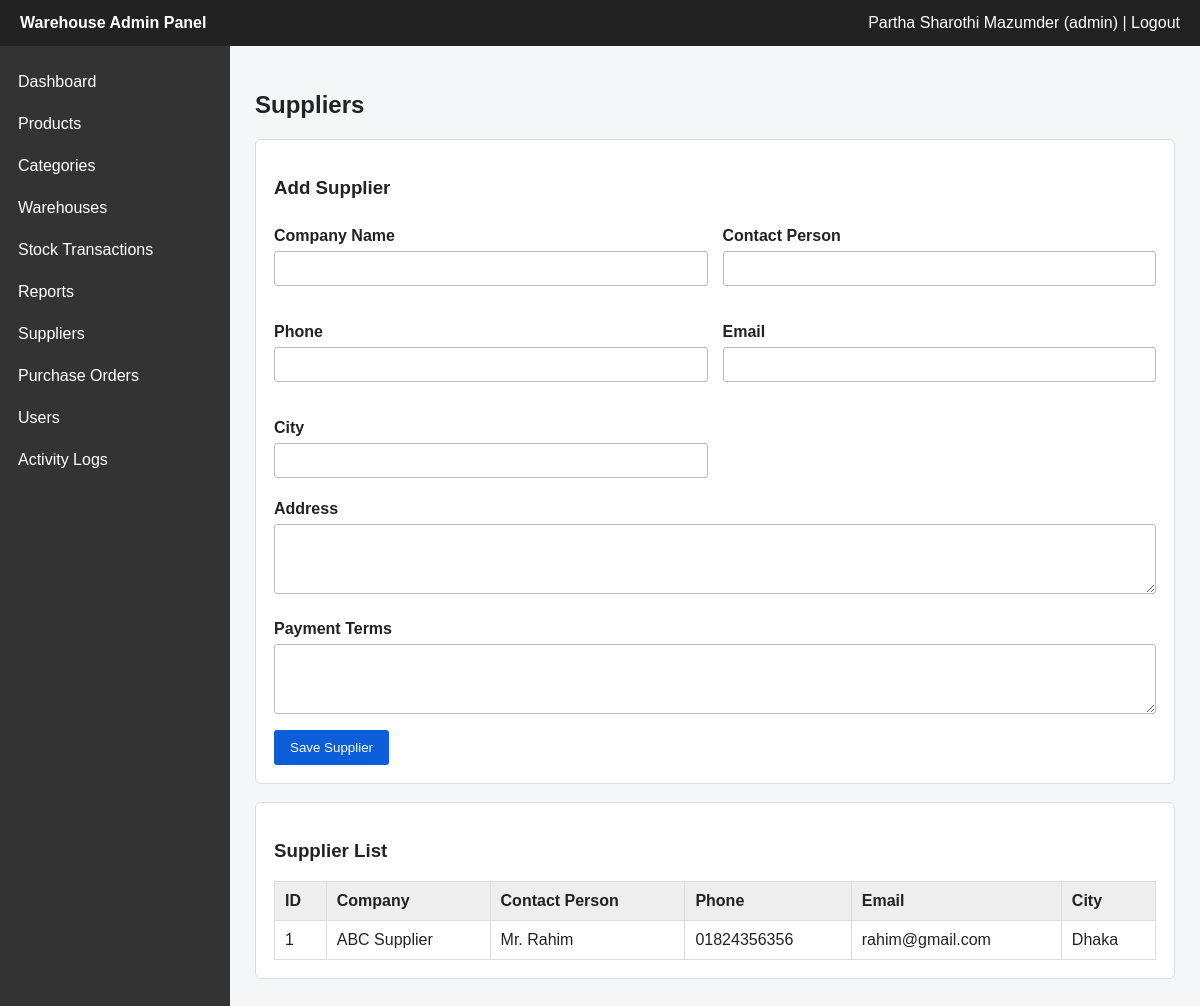
Page /index.php?route=suppliers (signed in) on the committed database.
### tables this page shows
CREATE TABLE users (
    id INT AUTO_INCREMENT PRIMARY KEY,
    name VARCHAR(100),
    email VARCHAR(100) UNIQUE,
    password_hash VARCHAR(255),
    phone VARCHAR(20),
    role ENUM('staff','purchasing','manager','admin'),
    profile_pic VARCHAR(255),
    is_active TINYINT(1) DEFAULT 1,
    created_at TIMESTAMP DEFAULT CURRENT_TIMESTAMP
);

CREATE TABLE suppliers (
    id INT AUTO_INCREMENT PRIMARY KEY,
    company_name VARCHAR(100),
    contact_person VARCHAR(100),
    phone VARCHAR(20),
    email VARCHAR(100),
    address TEXT,
    city VARCHAR(100),
    payment_terms TEXT,
    created_at TIMESTAMP DEFAULT CURRENT_TIMESTAMP
);

### app/core/functions.php (called while the page is built, shortened)
<?php
function e($value) {
    return htmlspecialchars((string)$value, ENT_QUOTES, "UTF-8");
}
function current_user() {
    global $pdo;
    $stmt = $pdo->prepare("SELECT * FROM users WHERE id = ? AND is_active = 1");
    $stmt->execute([$_SESSION["user_id"]]);
    $user = $stmt->fetch();
    return $user ?: null;
}
function has_role($roles) {
    $user = current_user();
    return in_array($user["role"], $roles);
}
function view($view_file, $data = []) {
    extract($data);
    require __DIR__ . "/../views/layouts/header.php";
    require __DIR__ . "/../views/" . $view_file . ".php";
    require __DIR__ . "/../views/layouts/footer.php";
}
?>

### app/controllers/SupplierController.php (called while the page is built, shortened)
<?php
class SupplierController {
    public function index() {
        view("suppliers/index", ["suppliers" => Supplier::all()]);
    }
}
?>

### app/core/Router.php (called while the page is built, shortened)
<?php
class Router {
    public function dispatch() {
        $action = $_GET["action"] ?? "index";
        $controller = new $controllerName();
        $controller->$action();
    }
}
?>

### public/index.php (called while the page is built, shortened)
<?php
$router = new Router();
$router->dispatch();
?>

### app/models/Supplier.php (called while the page is built, shortened)
<?php
class Supplier {
    public static function all() {
        global $pdo;
        $stmt = $pdo->query("SELECT * FROM suppliers ORDER BY id DESC");
        return $stmt->fetchAll();
    }
}
?>

### app/views/suppliers/index.php (the view)
<h2>Suppliers</h2>
<div class="card">
    <h3>Add Supplier</h3>
    <form method="post" action="index.php?route=suppliers&action=store" class="needs-validation">
        <div class="form-grid">
            <div>
                <label>Company Name</label>
                <input type="text" name="company_name" required>
            </div>
            <div>
                <label>Contact Person</label>
                <input type="text" name="contact_person">
            </div>
            <div>
                <label>Phone</label>
                <input type="text" name="phone">
            </div>
            <div>
                <label>Email</label>
                <input type="email" name="email">
            </div>
            <div>
                <label>City</label>
                <input type="text" name="city">
            </div>
        </div>
        <label>Address</label>
        <textarea name="address"></textarea>
        <label>Payment Terms</label>
        <textarea name="payment_terms"></textarea>
        <button type="submit">Save Supplier</button>
    </form>
</div>
<div class="card">
    <h3>Supplier List</h3>
    <table>
        <tr>
            <th>ID</th>
            <th>Company</th>
            <th>Contact Person</th>
            <th>Phone</th>
            <th>Email</th>
            <th>City</th>
        </tr>
        <?php foreach ($suppliers as $supplier): ?>
            <tr>
                <td><?= e($supplier["id"]) ?></td>
                <td><?= e($supplier["company_name"]) ?></td>
                <td><?= e($supplier["contact_person"]) ?></td>
                <td><?= e($supplier["phone"]) ?></td>
                <td><?= e($supplier["email"]) ?></td>
                <td><?= e($supplier["city"]) ?></td>
            </tr>
        <?php endforeach; ?>
    </table>
</div>

### app/views/layouts/header.php (shortened to what this page needs)
<?php
$user = current_user();
?>
<!DOCTYPE html>
<html>
<head>
    <link rel="stylesheet" href="assets/style.css">
</head>
<body>
<div class="topbar">
    <div><strong>Warehouse Admin Panel</strong></div>
    <div>
        <?= e($user["name"] ?? "Guest") ?>
        <?php if ($user): ?>
            (<?= e($user["role"]) ?>)
            | <a href="index.php?route=logout">Logout</a>
        <?php endif; ?>
    </div>
</div>
<div class="layout">
    <div class="sidebar">
        <a href="index.php?route=dashboard">Dashboard</a>
        <a href="index.php?route=products">Products</a>
        <a href="index.php?route=categories">Categories</a>
        <a href="index.php?route=warehouses">Warehouses</a>
        <a href="index.php?route=stock_transactions">Stock Transactions</a>
        <a href="index.php?route=reports">Reports</a>
        <?php if (has_role(["admin", "manager", "purchasing"])): ?>
            <a href="index.php?route=suppliers">Suppliers</a>
            <a href="index.php?route=purchase_orders">Purchase Orders</a>
        <?php endif; ?>
        <?php if (has_role(["admin", "manager"])): ?>
            <a href="index.php?route=users">Users</a>
            <a href="index.php?route=activity_logs">Activity Logs</a>
        <?php endif; ?>
    </div>
    <main class="content">

### public/assets/style.css (style rules this page uses)
* { box-sizing: border-box; }
body { margin: 0; font-family: Arial, sans-serif; background: #f4f6f8; color: #222; }
a { color: #0b5ed7; text-decoration: none; }
.topbar { background: #222; color: white; padding: 14px 20px; display: flex; justify-content: space-between; }
.topbar a { color: white; }
.layout { display: flex; }
.sidebar { width: 230px; min-height: calc(100vh - 50px); background: #333; padding-top: 15px; }
.sidebar a { display: block; padding: 12px 18px; color: white; }
.content { flex: 1; padding: 25px; }
.card { background: white; border: 1px solid #ddd; padding: 18px; margin-bottom: 18px; border-radius: 6px; }
table { width: 100%; border-collapse: collapse; background: white; }
th, td { padding: 10px; border: 1px solid #ddd; text-align: left; vertical-align: top; }
th { background: #eeeeee; }
label { font-weight: bold; margin-top: 10px; display: block; }
input, select, textarea { width: 100%; padding: 9px; margin: 6px 0 12px; border: 1px solid #bbb; border-radius: 3px; }
textarea { min-height: 70px; }
button { background: #0b5ed7; color: white; border: 0; padding: 10px 16px; cursor: pointer; border-radius: 3px; }
.form-grid { display: grid; grid-template-columns: repeat(2, 1fr); gap: 15px; }

### rows in the picture
users: name "Partha Sharothi Mazumder", role "admin"
suppliers: id "1", company_name "ABC Supplier", contact_person "Mr. Rahim", phone "01824356356", email "rahim@gmail.com", city "Dhaka"
